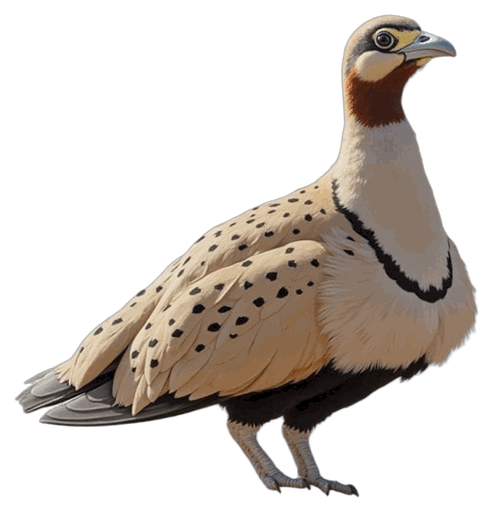
#> input picture docs/birds/blbsan1/sitting_0.png, 493 x 512 px; its folder holds only this picture in this run
$ python shrink_images.py
#> lines starting #> are read from the running program, lines starting #| are printed output that depends on the picture
"""Shrink existing bird PNGs in place: cap the max edge at 512 and quantise the
RGB to a palette (keeping the soft alpha edge) so files compress far smaller
with no visible loss at the display size. Idempotent — safe to re-run.

Covers docs/birds/<code>/*.png and docs/review_imgs/<code>/*.png.

Usage:  python shrink_images.py
"""
import glob
import os
import sys

sys.stdout.reconfigure(encoding="utf-8")

from PIL import Image

HERE = os.path.dirname(os.path.abspath(__file__))
ROOT = os.path.dirname(HERE)
TARGET = 448
COLORS = 200


def shrink(path):
#> called with path = 'docs/birds/blbsan1/sitting_0.png'
    try:
        im = Image.open(path).convert("RGBA")
#> im is the input picture: PIL image 493x512 RGBA; mean R, G, B, A 46.6, 39.7, 34, 89.1
    except Exception:
        return 0, 0
    before = os.path.getsize(path)
    if max(im.size) > TARGET:
        im.thumbnail((TARGET, TARGET), Image.LANCZOS)
#> im: PIL image 431x448 RGBA
    q = im.convert("RGB").quantize(colors=COLORS, method=Image.FASTOCTREE,
                                   dither=Image.NONE).convert("RGBA")
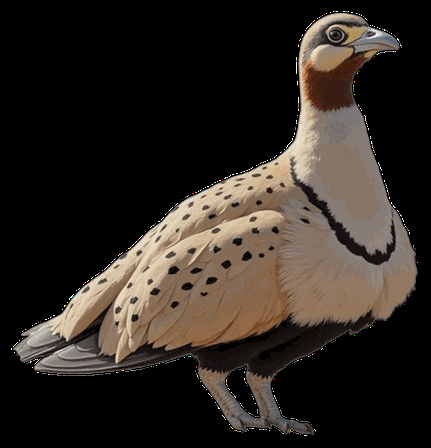
#> q: PIL image 431x448 RGBA; mean R, G, B, A 46.5, 39.8, 34.1, 255
    q.putalpha(im.getchannel("A"))
    q.save(path, optimize=True)
    return before, os.path.getsize(path)


def main():
    paths = (glob.glob(os.path.join(ROOT, "docs", "birds", "*", "*.png")) +
             glob.glob(os.path.join(ROOT, "docs", "review_imgs", "*", "*.png")))
    b = a = 0
    for i, p in enumerate(paths, 1):
        bb, aa = shrink(p)
        b += bb; a += aa
        if i % 100 == 0:
            print(f"  {i}/{len(paths)}")
#> pass 2 of the loop in main, `for i, p in enumerate(paths, 1):`:
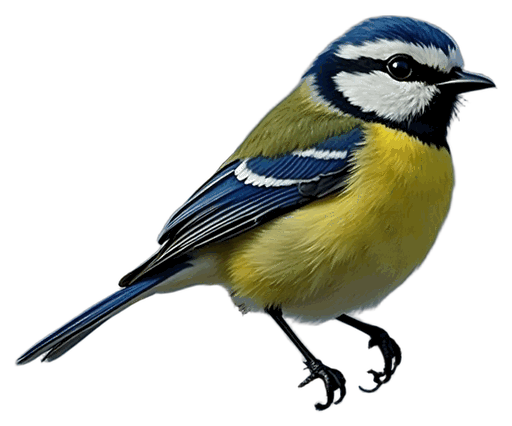
#> input picture docs/birds/blutit/sitting_0.png, 512 x 426 px
#> in shrink, im is the input picture: PIL image 512x426 RGBA; mean R, G, B, A 28.1, 29.3, 21.4, 79
#> im: PIL image 448x373 RGBA
#> in shrink (call 2), `q = im.convert("RGB").quantize(colors=COLORS, method=Image.FASTOCTREE,..`:
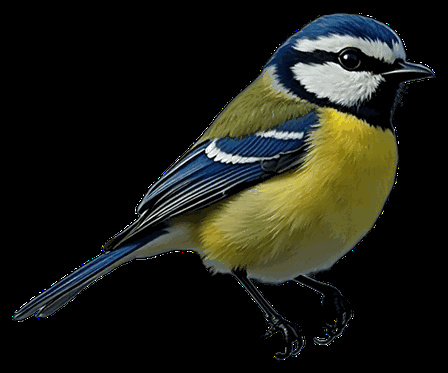
#> q: PIL image 448x373 RGBA; mean R, G, B, A 28.1, 29.3, 21.4, 255
#> pass 3 of the loop in main, `for i, p in enumerate(paths, 1):`:
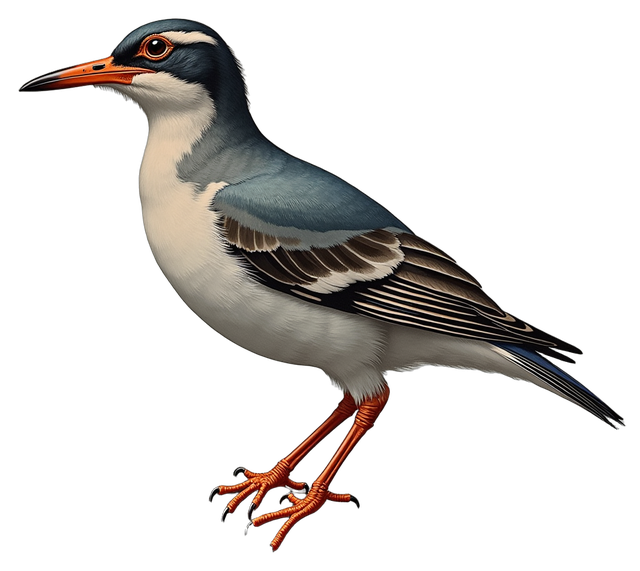
#> input picture docs/birds/colpra/sitting_0.png, 640 x 571 px
#> in shrink, im is the input picture: PIL image 640x571 RGBA; mean R, G, B, A 25.7, 22.8, 20.7, 60
#> im: PIL image 448x400 RGBA
#> in shrink (call 3), `q = im.convert("RGB").quantize(colors=COLORS, method=Image.FASTOCTREE,..`:
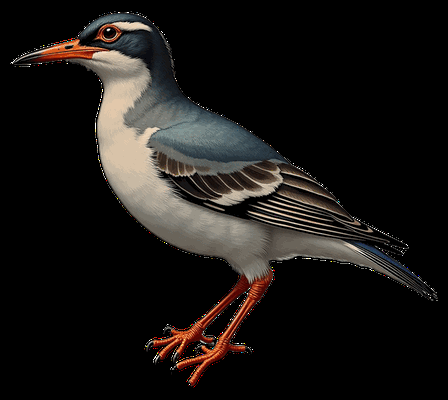
#> q: PIL image 448x400 RGBA; mean R, G, B, A 25.8, 22.8, 20.6, 255
#> the loop made 4 passes; the first 3 are shown
    print(f"{len(paths)} files: {b/1e6:.0f} MB -> {a/1e6:.0f} MB "
          f"({100*(1-a/max(b,1)):.0f}% smaller)")


if __name__ == "__main__":
    main()
